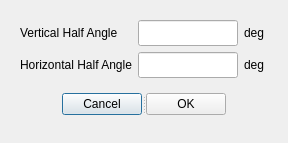
<?xml version="1.0" encoding="UTF-8"?>
<ui version="4.0">
 <class>ConeProperties</class>
 <widget class="QDialog" name="ConeProperties">
  <property name="geometry">
   <rect>
    <x>0</x>
    <y>0</y>
    <width>288</width>
    <height>143</height>
   </rect>
  </property>
  <property name="windowTitle">
   <string>Cone Properties</string>
  </property>
  <layout class="QVBoxLayout" name="verticalLayout_6">
   <item>
    <layout class="QVBoxLayout" name="verticalLayout_9">
     <item>
      <widget class="QStackedWidget" name="stackedWidget">
       <property name="currentIndex">
        <number>1</number>
       </property>
       <widget class="QWidget" name="CircularPage">
        <layout class="QVBoxLayout" name="verticalLayout_8">
         <item>
          <layout class="QHBoxLayout" name="horizontalLayout_2">
           <item>
            <spacer name="horizontalSpacer_4">
             <property name="orientation">
              <enum>Qt::Horizontal</enum>
             </property>
             <property name="sizeHint" stdset="0">
              <size>
               <width>40</width>
               <height>20</height>
              </size>
             </property>
            </spacer>
           </item>
           <item>
            <layout class="QVBoxLayout" name="verticalLayout">
             <item>
              <layout class="QHBoxLayout" name="horizontalLayout">
               <item>
                <widget class="QLabel" name="ConeAngleLabel">
                 <property name="text">
                  <string>Cone Angle</string>
                 </property>
                </widget>
               </item>
               <item>
                <widget class="QLineEdit" name="ConeAngleLineEdit">
                 <property name="maximumSize">
                  <size>
                   <width>100</width>
                   <height>26</height>
                  </size>
                 </property>
                 <property name="text">
                  <string/>
                 </property>
                </widget>
               </item>
               <item>
                <widget class="QLabel" name="DegConeAngleLabel">
                 <property name="text">
                  <string>deg</string>
                 </property>
                </widget>
               </item>
              </layout>
             </item>
             <item>
              <spacer name="verticalSpacer">
               <property name="orientation">
                <enum>Qt::Vertical</enum>
               </property>
               <property name="sizeHint" stdset="0">
                <size>
                 <width>214</width>
                 <height>13</height>
                </size>
               </property>
              </spacer>
             </item>
            </layout>
           </item>
           <item>
            <spacer name="horizontalSpacer">
             <property name="orientation">
              <enum>Qt::Horizontal</enum>
             </property>
             <property name="sizeHint" stdset="0">
              <size>
               <width>17</width>
               <height>58</height>
              </size>
             </property>
            </spacer>
           </item>
          </layout>
         </item>
        </layout>
       </widget>
       <widget class="QWidget" name="RectangularPage">
        <layout class="QVBoxLayout" name="verticalLayout_7">
         <item>
          <layout class="QHBoxLayout" name="horizontalLayout_3">
           <item>
            <layout class="QVBoxLayout" name="verticalLayout_3">
             <item>
              <widget class="QLabel" name="VerAngleLabel">
               <property name="text">
                <string>Vertical Half Angle</string>
               </property>
              </widget>
             </item>
             <item>
              <widget class="QLabel" name="HorAngleLabel">
               <property name="text">
                <string>Horizontal Half Angle</string>
               </property>
              </widget>
             </item>
            </layout>
           </item>
           <item>
            <layout class="QVBoxLayout" name="verticalLayout_4">
             <item>
              <widget class="QLineEdit" name="VertAngleLineEdit">
               <property name="maximumSize">
                <size>
                 <width>100</width>
                 <height>26</height>
                </size>
               </property>
              </widget>
             </item>
             <item>
              <widget class="QLineEdit" name="HorAngleLineEdit">
               <property name="maximumSize">
                <size>
                 <width>100</width>
                 <height>26</height>
                </size>
               </property>
              </widget>
             </item>
            </layout>
           </item>
           <item>
            <layout class="QVBoxLayout" name="verticalLayout_5">
             <item>
              <widget class="QLabel" name="DegVerAngleLabel">
               <property name="text">
                <string>deg</string>
               </property>
              </widget>
             </item>
             <item>
              <widget class="QLabel" name="DegHorAngleLabel">
               <property name="text">
                <string>deg</string>
               </property>
              </widget>
             </item>
            </layout>
           </item>
          </layout>
         </item>
        </layout>
       </widget>
      </widget>
     </item>
     <item>
      <layout class="QHBoxLayout" name="horizontalLayout_4">
       <item>
        <spacer name="horizontalSpacer_3">
         <property name="orientation">
          <enum>Qt::Horizontal</enum>
         </property>
         <property name="sizeHint" stdset="0">
          <size>
           <width>40</width>
           <height>20</height>
          </size>
         </property>
        </spacer>
       </item>
       <item>
        <layout class="QVBoxLayout" name="verticalLayout_2">
         <item>
          <widget class="QSplitter" name="splitter">
           <property name="orientation">
            <enum>Qt::Horizontal</enum>
           </property>
           <widget class="QPushButton" name="CancelButton">
            <property name="text">
             <string>Cancel</string>
            </property>
           </widget>
           <widget class="QPushButton" name="OkButton">
            <property name="text">
             <string>OK</string>
            </property>
           </widget>
          </widget>
         </item>
         <item>
          <spacer name="verticalSpacer_2">
           <property name="orientation">
            <enum>Qt::Vertical</enum>
           </property>
           <property name="sizeHint" stdset="0">
            <size>
             <width>20</width>
             <height>40</height>
            </size>
           </property>
          </spacer>
         </item>
        </layout>
       </item>
       <item>
        <spacer name="horizontalSpacer_2">
         <property name="orientation">
          <enum>Qt::Horizontal</enum>
         </property>
         <property name="sizeHint" stdset="0">
          <size>
           <width>40</width>
           <height>20</height>
          </size>
         </property>
        </spacer>
       </item>
      </layout>
     </item>
    </layout>
   </item>
  </layout>
 </widget>
 <resources/>
 <connections>
  <connection>
   <sender>OkButton</sender>
   <signal>clicked()</signal>
   <receiver>ConeProperties</receiver>
   <slot>accept()</slot>
   <hints>
    <hint type="sourcelabel">
     <x>207</x>
     <y>114</y>
    </hint>
    <hint type="destinationlabel">
     <x>261</x>
     <y>112</y>
    </hint>
   </hints>
  </connection>
  <connection>
   <sender>CancelButton</sender>
   <signal>clicked()</signal>
   <receiver>ConeProperties</receiver>
   <slot>reject()</slot>
   <hints>
    <hint type="sourcelabel">
     <x>71</x>
     <y>119</y>
    </hint>
    <hint type="destinationlabel">
     <x>26</x>
     <y>114</y>
    </hint>
   </hints>
  </connection>
 </connections>
</ui>
